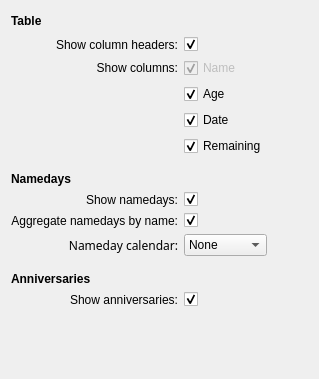
<?xml version="1.0" encoding="UTF-8"?>
<ui version="4.0">
 <class>BirthdayListContentsConfig</class>
 <widget class="QWidget" name="BirthdayListContentsConfig">
  <property name="geometry">
   <rect>
    <x>0</x>
    <y>0</y>
    <width>319</width>
    <height>379</height>
   </rect>
  </property>
  <property name="windowTitle">
   <string>Form</string>
  </property>
  <layout class="QGridLayout" name="gridLayout">
   <item row="0" column="0">
    <widget class="QLabel" name="lblTitleTable">
     <property name="font">
      <font>
       <weight>75</weight>
       <bold>true</bold>
      </font>
     </property>
     <property name="text">
      <string>Table</string>
     </property>
    </widget>
   </item>
   <item row="18" column="0">
    <spacer name="spacerScreenBottom">
     <property name="orientation">
      <enum>Qt::Vertical</enum>
     </property>
     <property name="sizeHint" stdset="0">
      <size>
       <width>20</width>
       <height>40</height>
      </size>
     </property>
    </spacer>
   </item>
   <item row="0" column="2">
    <spacer name="spacerScreenRight">
     <property name="orientation">
      <enum>Qt::Horizontal</enum>
     </property>
     <property name="sizeHint" stdset="0">
      <size>
       <width>40</width>
       <height>20</height>
      </size>
     </property>
    </spacer>
   </item>
   <item row="1" column="0">
    <widget class="QLabel" name="lblShowColumnHeaders">
     <property name="text">
      <string>Show column headers:</string>
     </property>
     <property name="alignment">
      <set>Qt::AlignRight|Qt::AlignTrailing|Qt::AlignVCenter</set>
     </property>
    </widget>
   </item>
   <item row="1" column="1">
    <widget class="QCheckBox" name="chckShowColumnHeaders">
     <property name="sizePolicy">
      <sizepolicy hsizetype="Preferred" vsizetype="Fixed">
       <horstretch>0</horstretch>
       <verstretch>0</verstretch>
      </sizepolicy>
     </property>
     <property name="text">
      <string/>
     </property>
     <property name="checked">
      <bool>true</bool>
     </property>
    </widget>
   </item>
   <item row="10" column="0">
    <spacer name="spacerTableBottom">
     <property name="orientation">
      <enum>Qt::Vertical</enum>
     </property>
     <property name="sizeType">
      <enum>QSizePolicy::Fixed</enum>
     </property>
     <property name="sizeHint" stdset="0">
      <size>
       <width>40</width>
       <height>10</height>
      </size>
     </property>
    </spacer>
   </item>
   <item row="11" column="0">
    <widget class="QLabel" name="lblTitleNamedays">
     <property name="font">
      <font>
       <weight>75</weight>
       <bold>true</bold>
      </font>
     </property>
     <property name="text">
      <string>Namedays</string>
     </property>
    </widget>
   </item>
   <item row="15" column="0">
    <spacer name="spacerNamedaysBottom">
     <property name="orientation">
      <enum>Qt::Vertical</enum>
     </property>
     <property name="sizeType">
      <enum>QSizePolicy::Fixed</enum>
     </property>
     <property name="sizeHint" stdset="0">
      <size>
       <width>40</width>
       <height>10</height>
      </size>
     </property>
    </spacer>
   </item>
   <item row="16" column="0">
    <widget class="QLabel" name="lblTitleAnniversaries">
     <property name="font">
      <font>
       <weight>75</weight>
       <bold>true</bold>
      </font>
     </property>
     <property name="text">
      <string>Anniversaries</string>
     </property>
    </widget>
   </item>
   <item row="17" column="0">
    <widget class="QLabel" name="lblShowAnniversaries">
     <property name="text">
      <string>Show anniversaries:</string>
     </property>
     <property name="alignment">
      <set>Qt::AlignRight|Qt::AlignTrailing|Qt::AlignVCenter</set>
     </property>
    </widget>
   </item>
   <item row="17" column="1">
    <widget class="QCheckBox" name="chckShowAnniversaries">
     <property name="enabled">
      <bool>true</bool>
     </property>
     <property name="layoutDirection">
      <enum>Qt::LeftToRight</enum>
     </property>
     <property name="text">
      <string/>
     </property>
     <property name="checked">
      <bool>true</bool>
     </property>
     <property name="showAnniversaries" stdset="0">
      <bool>true</bool>
     </property>
    </widget>
   </item>
   <item row="12" column="0">
    <widget class="QLabel" name="lblShowNamedays">
     <property name="text">
      <string>Show namedays:</string>
     </property>
     <property name="alignment">
      <set>Qt::AlignRight|Qt::AlignTrailing|Qt::AlignVCenter</set>
     </property>
    </widget>
   </item>
   <item row="12" column="1">
    <widget class="QCheckBox" name="chckShowNamedays">
     <property name="sizePolicy">
      <sizepolicy hsizetype="Preferred" vsizetype="Fixed">
       <horstretch>0</horstretch>
       <verstretch>0</verstretch>
      </sizepolicy>
     </property>
     <property name="font">
      <font>
       <strikeout>false</strikeout>
      </font>
     </property>
     <property name="text">
      <string/>
     </property>
     <property name="checked">
      <bool>true</bool>
     </property>
    </widget>
   </item>
   <item row="13" column="0">
    <widget class="QLabel" name="lblAggrNamedays">
     <property name="lineWidth">
      <number>1</number>
     </property>
     <property name="text">
      <string>Aggregate namedays by name:</string>
     </property>
     <property name="alignment">
      <set>Qt::AlignRight|Qt::AlignTrailing|Qt::AlignVCenter</set>
     </property>
     <property name="wordWrap">
      <bool>false</bool>
     </property>
    </widget>
   </item>
   <item row="13" column="1">
    <widget class="QCheckBox" name="chckAggrNamedays">
     <property name="sizePolicy">
      <sizepolicy hsizetype="Preferred" vsizetype="Fixed">
       <horstretch>0</horstretch>
       <verstretch>0</verstretch>
      </sizepolicy>
     </property>
     <property name="text">
      <string/>
     </property>
     <property name="checked">
      <bool>true</bool>
     </property>
    </widget>
   </item>
   <item row="14" column="0">
    <widget class="QLabel" name="lblNamedayCalendar">
     <property name="enabled">
      <bool>true</bool>
     </property>
     <property name="sizePolicy">
      <sizepolicy hsizetype="Preferred" vsizetype="Preferred">
       <horstretch>0</horstretch>
       <verstretch>0</verstretch>
      </sizepolicy>
     </property>
     <property name="font">
      <font>
       <family>Droid Sans</family>
       <kerning>true</kerning>
      </font>
     </property>
     <property name="layoutDirection">
      <enum>Qt::LeftToRight</enum>
     </property>
     <property name="text">
      <string>Nameday calendar:</string>
     </property>
     <property name="scaledContents">
      <bool>false</bool>
     </property>
     <property name="alignment">
      <set>Qt::AlignRight|Qt::AlignTrailing|Qt::AlignVCenter</set>
     </property>
    </widget>
   </item>
   <item row="14" column="1">
    <widget class="QComboBox" name="cmbNamedayCalendar">
     <item>
      <property name="text">
       <string>None</string>
      </property>
     </item>
    </widget>
   </item>
   <item row="3" column="1">
    <widget class="QCheckBox" name="chckShowColName">
     <property name="enabled">
      <bool>false</bool>
     </property>
     <property name="text">
      <string>Name</string>
     </property>
     <property name="checkable">
      <bool>true</bool>
     </property>
     <property name="checked">
      <bool>true</bool>
     </property>
    </widget>
   </item>
   <item row="4" column="1">
    <widget class="QCheckBox" name="chckShowColAge">
     <property name="text">
      <string>Age</string>
     </property>
     <property name="checked">
      <bool>true</bool>
     </property>
    </widget>
   </item>
   <item row="5" column="1">
    <widget class="QCheckBox" name="chckShowColDate">
     <property name="text">
      <string>Date</string>
     </property>
     <property name="checked">
      <bool>true</bool>
     </property>
    </widget>
   </item>
   <item row="6" column="1">
    <widget class="QCheckBox" name="chckShowColRemaining">
     <property name="text">
      <string>Remaining</string>
     </property>
     <property name="checked">
      <bool>true</bool>
     </property>
    </widget>
   </item>
   <item row="3" column="0">
    <widget class="QLabel" name="lblShowColumns">
     <property name="text">
      <string>Show columns:</string>
     </property>
     <property name="alignment">
      <set>Qt::AlignRight|Qt::AlignTrailing|Qt::AlignVCenter</set>
     </property>
    </widget>
   </item>
  </layout>
 </widget>
 <tabstops>
  <tabstop>chckShowColumnHeaders</tabstop>
  <tabstop>chckShowColName</tabstop>
  <tabstop>chckShowColAge</tabstop>
  <tabstop>chckShowColDate</tabstop>
  <tabstop>chckShowColRemaining</tabstop>
  <tabstop>chckShowNamedays</tabstop>
  <tabstop>chckAggrNamedays</tabstop>
  <tabstop>cmbNamedayCalendar</tabstop>
  <tabstop>chckShowAnniversaries</tabstop>
 </tabstops>
 <resources/>
 <connections>
  <connection>
   <sender>chckShowNamedays</sender>
   <signal>toggled(bool)</signal>
   <receiver>chckAggrNamedays</receiver>
   <slot>setEnabled(bool)</slot>
   <hints>
    <hint type="sourcelabel">
     <x>180</x>
     <y>197</y>
    </hint>
    <hint type="destinationlabel">
     <x>180</x>
     <y>225</y>
    </hint>
   </hints>
  </connection>
  <connection>
   <sender>chckShowNamedays</sender>
   <signal>toggled(bool)</signal>
   <receiver>lblAggrNamedays</receiver>
   <slot>setEnabled(bool)</slot>
   <hints>
    <hint type="sourcelabel">
     <x>180</x>
     <y>197</y>
    </hint>
    <hint type="destinationlabel">
     <x>68</x>
     <y>225</y>
    </hint>
   </hints>
  </connection>
  <connection>
   <sender>chckShowNamedays</sender>
   <signal>toggled(bool)</signal>
   <receiver>lblNamedayCalendar</receiver>
   <slot>setEnabled(bool)</slot>
   <hints>
    <hint type="sourcelabel">
     <x>180</x>
     <y>197</y>
    </hint>
    <hint type="destinationlabel">
     <x>68</x>
     <y>258</y>
    </hint>
   </hints>
  </connection>
  <connection>
   <sender>chckShowNamedays</sender>
   <signal>toggled(bool)</signal>
   <receiver>cmbNamedayCalendar</receiver>
   <slot>setEnabled(bool)</slot>
   <hints>
    <hint type="sourcelabel">
     <x>180</x>
     <y>197</y>
    </hint>
    <hint type="destinationlabel">
     <x>180</x>
     <y>258</y>
    </hint>
   </hints>
  </connection>
 </connections>
</ui>
